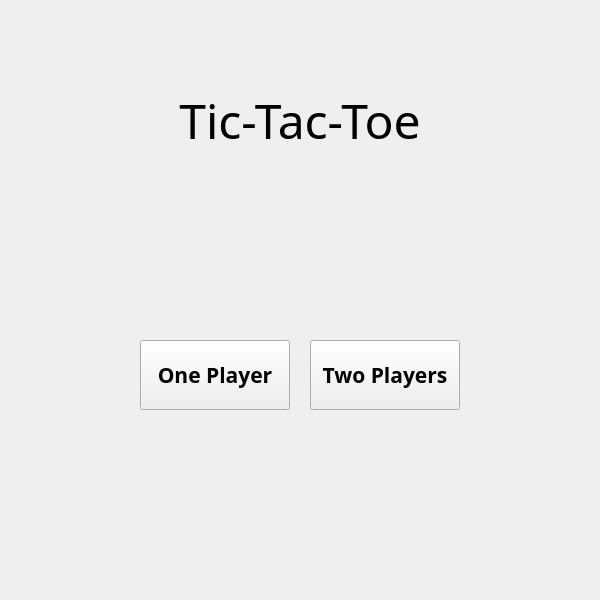
<?xml version="1.0" encoding="UTF-8"?>
<ui version="4.0">
 <class>MainWindow</class>
 <widget class="QMainWindow" name="MainWindow">
  <property name="geometry">
   <rect>
    <x>0</x>
    <y>0</y>
    <width>600</width>
    <height>600</height>
   </rect>
  </property>
  <property name="windowTitle">
   <string>MainWindow</string>
  </property>
  <widget class="QWidget" name="centralwidget">
   <widget class="QLabel" name="label">
    <property name="geometry">
     <rect>
      <x>100</x>
      <y>70</y>
      <width>400</width>
      <height>100</height>
     </rect>
    </property>
    <property name="font">
     <font>
      <family>Papyrus</family>
      <pointsize>36</pointsize>
     </font>
    </property>
    <property name="text">
     <string>Tic-Tac-Toe</string>
    </property>
    <property name="alignment">
     <set>Qt::AlignCenter</set>
    </property>
   </widget>
   <widget class="QPushButton" name="buttonOnePlayer">
    <property name="geometry">
     <rect>
      <x>140</x>
      <y>340</y>
      <width>150</width>
      <height>70</height>
     </rect>
    </property>
    <property name="font">
     <font>
      <family>Segoe UI Semibold</family>
      <pointsize>16</pointsize>
      <bold>true</bold>
     </font>
    </property>
    <property name="text">
     <string>One Player</string>
    </property>
   </widget>
   <widget class="QPushButton" name="buttonTwoPlayer">
    <property name="geometry">
     <rect>
      <x>310</x>
      <y>340</y>
      <width>150</width>
      <height>70</height>
     </rect>
    </property>
    <property name="font">
     <font>
      <family>Segoe UI Semibold</family>
      <pointsize>16</pointsize>
      <bold>true</bold>
     </font>
    </property>
    <property name="text">
     <string>Two Players</string>
    </property>
   </widget>
  </widget>
 </widget>
 <resources/>
 <connections/>
</ui>
